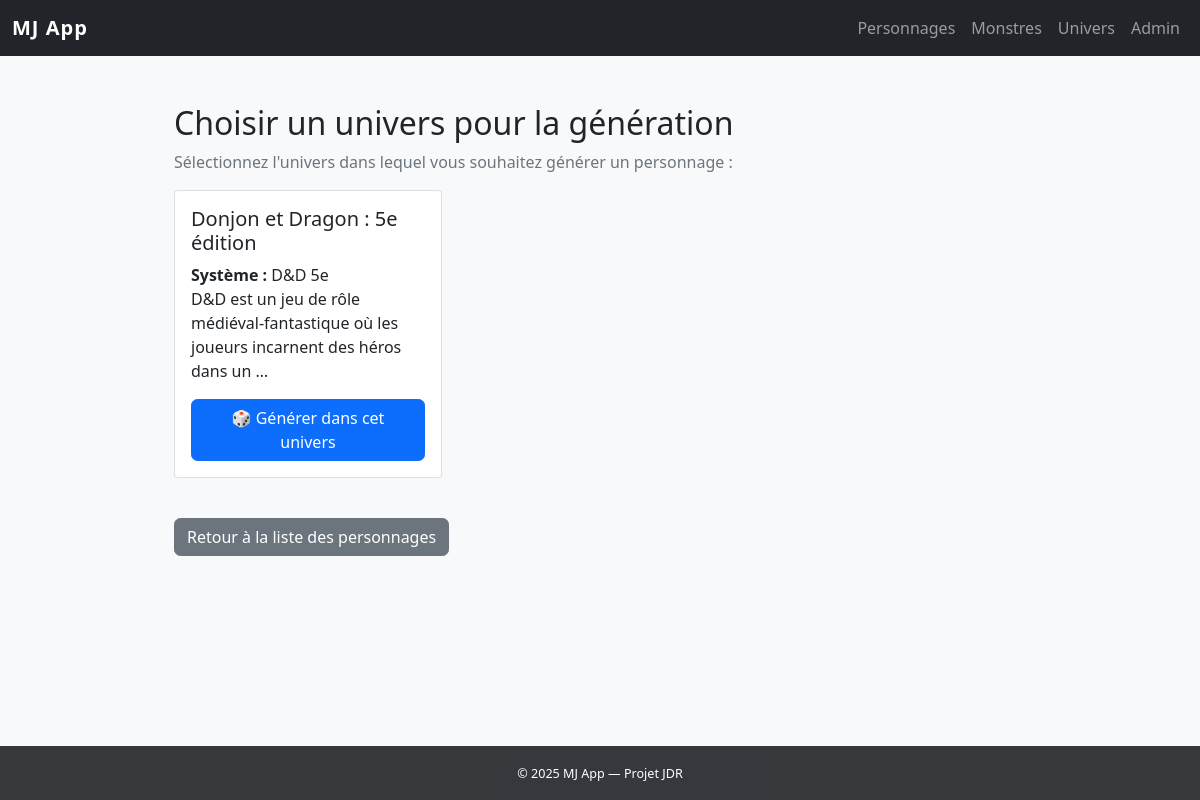
The page /characters/generate/ on the database its author committed.
### universes/models.py (models this page shows, shortened)
class Universe(models.Model):
    name = models.CharField(max_length=100, unique=True)
    description = models.TextField(blank=True)
    system = models.CharField(max_length=100, help_text="Ex: D&D 5e, Appel de Cthulu, Pathfinder...")
    created_at = models.DateTimeField(auto_now_add=True)
    creation_rules = models.JSONField(blank=True, null=True, default=dict, help_text="JSON définissant les règles de création de personnages pour cet univers")

### characters/views.py (the view)
# urls.py: path('generate/', views.choose_universe_for_generation, name='choose_universe_for_generation'),
def choose_universe_for_generation(request):
    universes = Universe.objects.all()
    return render(request, 'characters/choose_universe.html', {'universes': universes})

### templates/characters/choose_universe.html
{% extends 'base.html' %}
{% block content %}
<div class="container">
  <h2>Choisir un univers pour la génération</h2>
  <p class="text-muted">Sélectionnez l'univers dans lequel vous souhaitez générer un personnage :</p>
  {% if universes %}
    <div class="row">
      {% for universe in universes %}
        <div class="col-md-6 col-lg-4 mb-3">
          <div class="card">
            <div class="card-body">
              <h5 class="card-title">{{ universe.name }}</h5>
              <p class="card-text">
                <strong>Système :</strong> {{ universe.system }}<br>
                {% if universe.description %}
                  {{ universe.description|truncatewords:15 }}
                {% endif %}
              </p>
              <a href="{% url 'characters:choose_generation_method' universe.pk %}" class="btn btn-primary">
                🎲 Générer dans cet univers
              </a>
            </div>
          </div>
        </div>
      {% endfor %}
    </div>
  {% else %}
    <div class="alert alert-warning">
      <h4>Aucun univers disponible</h4>
      <p>Vous devez d'abord créer un univers avant de pouvoir générer des personnages.</p>
      <a href="{% url 'universes:universe_list' %}" class="btn btn-primary">Aller aux univers</a>
    </div>
  {% endif %}
  <div class="mt-4">
    <a href="{% url 'characters:character_list' %}" class="btn btn-secondary">Retour à la liste des personnages</a>
  </div>
</div>
{% endblock %}

### templates/static/css/style.css (style rules this page uses)
body { font-family: 'Segoe UI', Roboto, sans-serif; }
.container { max-width: 900px; }
h2, h3 { margin-top: 1.5rem; }
button, .btn { border-radius: 0.4rem; }

### rows shown on the page
Universe: name "Donjon et Dragon : 5e édition", system "D&D 5e", description "D&D est un jeu de rôle médiéval-fantastique où les joueurs incarnent des héros dans un …"
